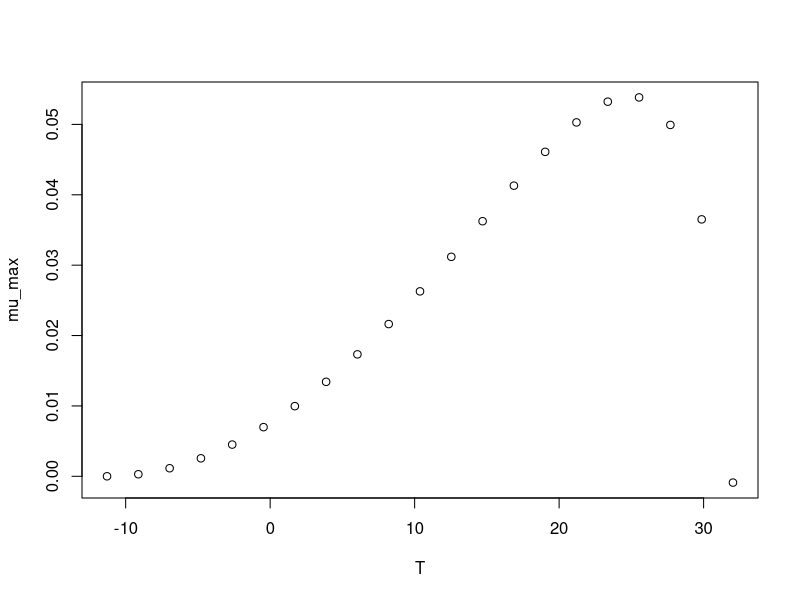

The R script that drew this image:
#############################
# start of Parameter script
#############################
T <- seq(-11.2887112887113,32.032,length.out=21)
#############################
# end of Parameter script
#############################
############################# 
# start of Model script Gropin ID 381 
#############################
 
# constant coefficients for this model
 
variables <- data.frame(T)
argumentsPar <- expand.grid(variables)
 
# heart of the model
response_surface <- function(T) {
   mumax <-(5.4*(10^-2)*(T-32)*((T+11.3)^2))/((24.9+11.3)*((24.9+11.3)*(T-24.9)-(24.9-32)*(24.9-11.3-2*T)))

return(mumax=mumax)
} 

# output parameters
mumax <- cbind(argumentsPar,response_surface(argumentsPar['T']))
colnames(mumax) <- c(colnames(argumentsPar),'mumax')
#############################
# End of Model script
#############################
############################# 
# start of Visualisation script Gropin ID 381 
#############################
plot(T,mumax$mumax,
                          xlab='T',
                          ylab='mu_max')
#############################
# End of Visualisation script
#############################
